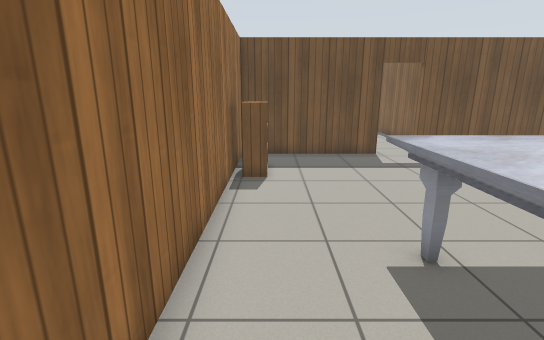
view 1 (above)

22 first-person views from a walk through a robot-simulator world made for Gazebo. The camera is 1.3 m above the floor, tilts 14° down and sees 85° across. Floor lines are 1 m apart. The floor is counted in squares, 0.5 m on a side. Each view is taken from the middle of a square. On the plan, view 1 faces up. The plan holds only what a view shows up to about 19 squares ahead; the rest is blank. The place goes on beyond the plan. The robots in the file are not drawn. Gazebo's built-in surfaces are drawn with simple patterns.

view 2
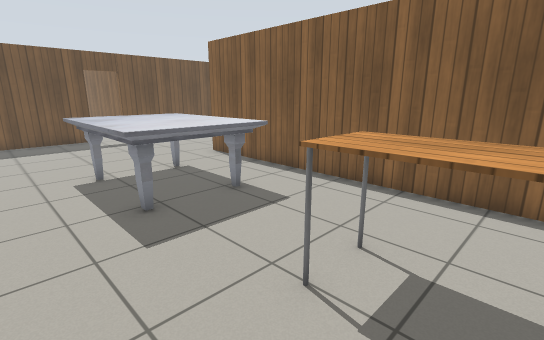

view 3
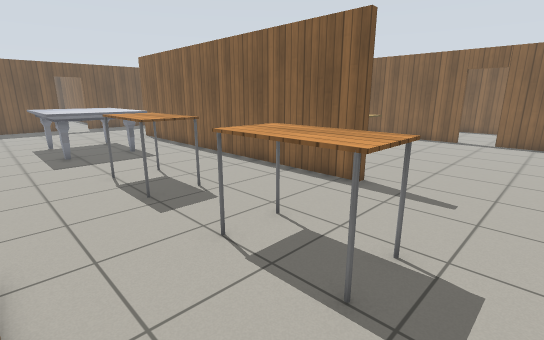

view 4
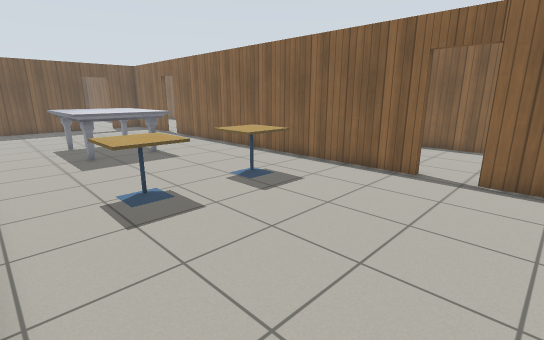

view 5
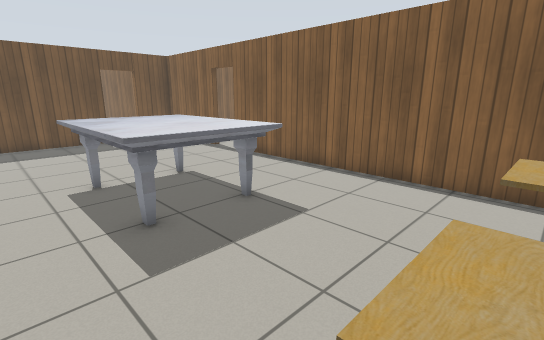

view 6
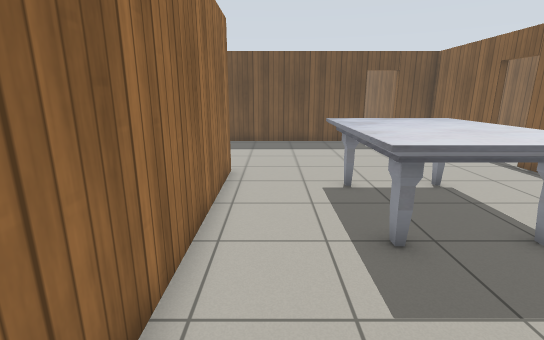

view 7
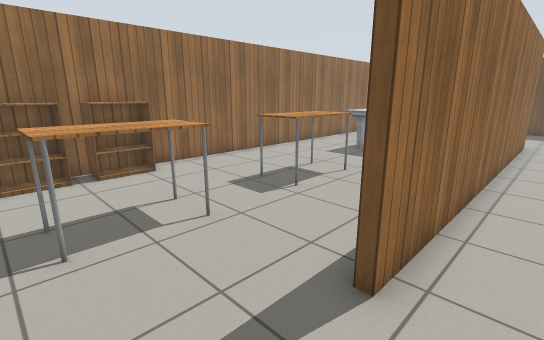

view 8
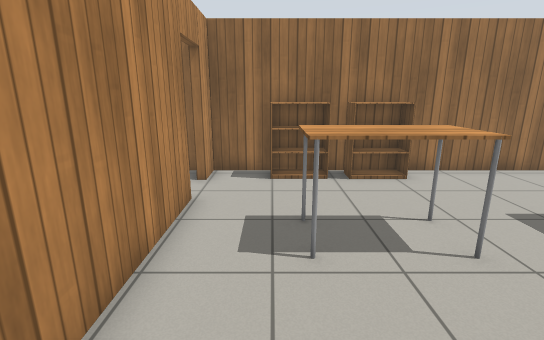

view 9
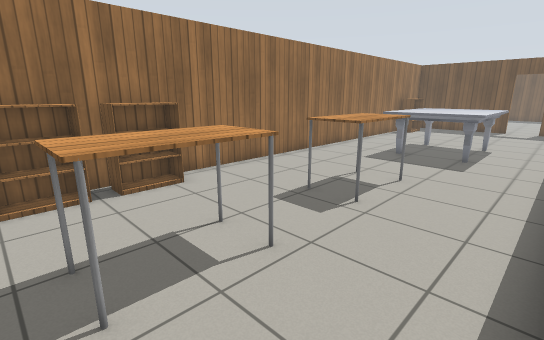

view 10
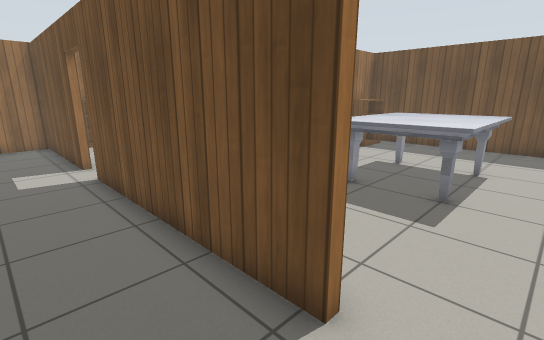

view 11
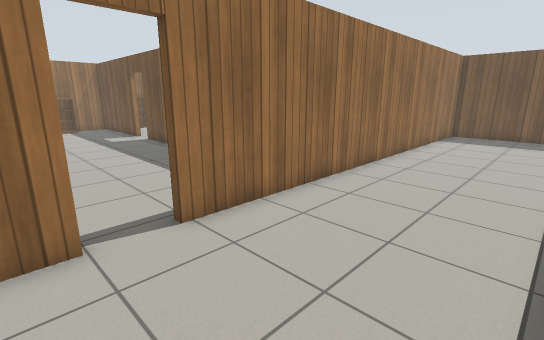

view 12
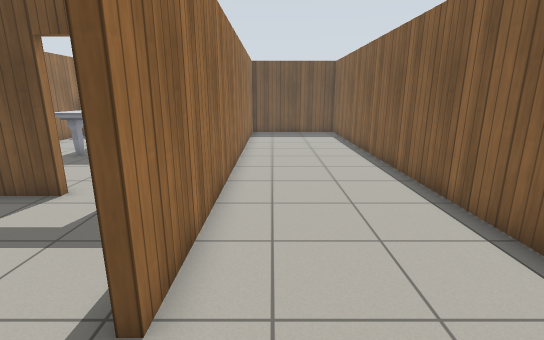

view 13
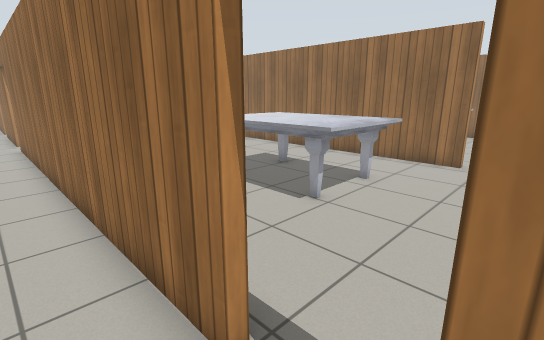

view 14
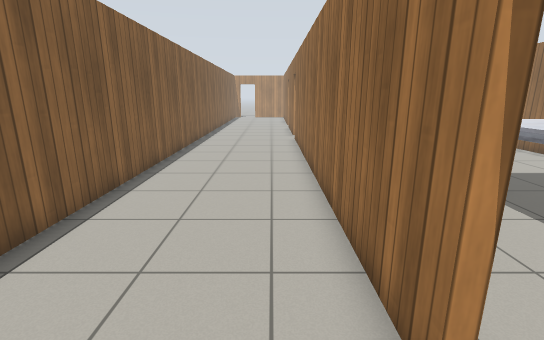

view 15
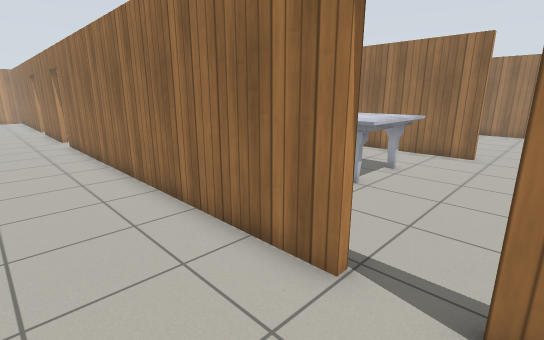

view 16
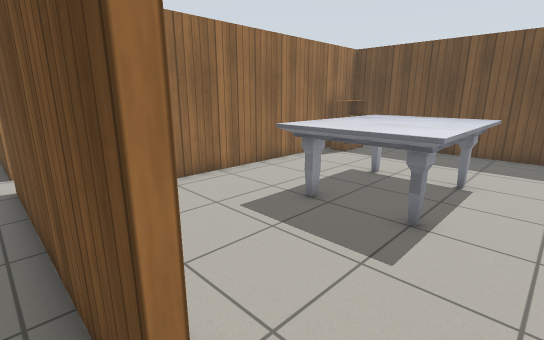

view 17
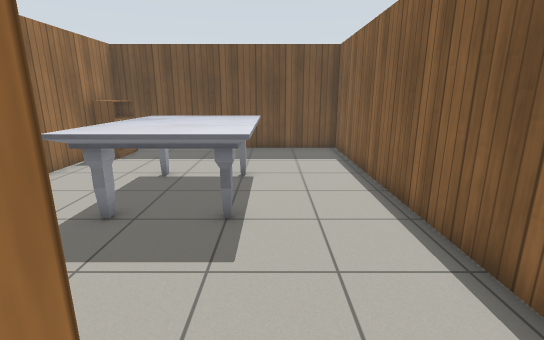

view 18
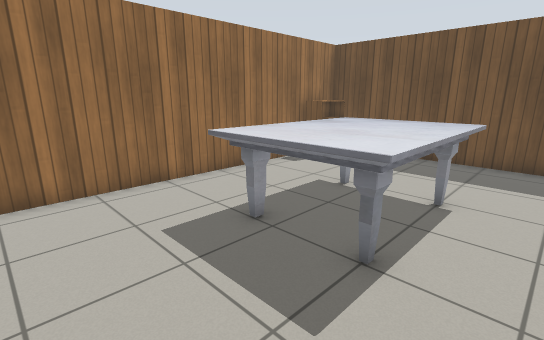

view 19
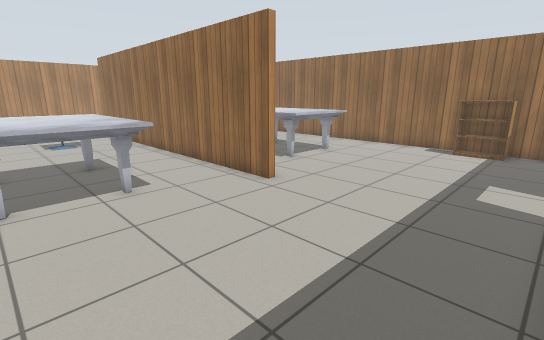

view 20
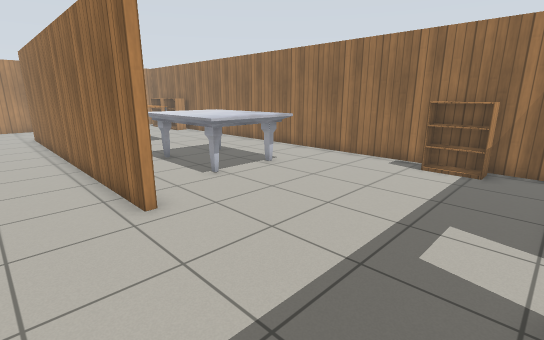

view 21
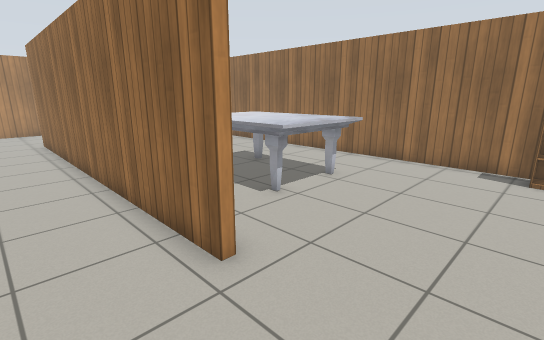

view 22
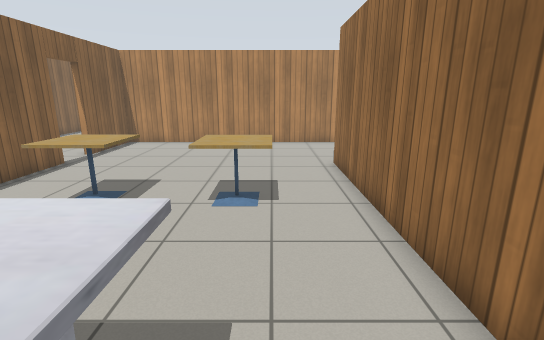

### Floor plan
Points are (right, up) in squares from view 1. A wall is a line through its corners. A room is listed if a view was taken in it or the views show most of it. See-through windows are left out.
Room 1 (views 1, 2, 3, 4, 5, 6, 7, 8, 9, 10, 16, 17, 19, 20, 21, 22)
walls: (8.5, 6.4) (8.5, -9.6) (8.2, -9.6) (8.2, 6.4) (8.5, 6.4); (19.3, 8.6) (19.3, 13.5) (17.1, 13.5); (19.3, -9.6) (19.3, 7); (4.9, 13.5) (-1.4, 13.5) (-1.4, 11.4); (15.5, 13.5) (6.5, 13.5); (-1.4, 9.6) (-1.4, -8.6); (1.6, -15.1) (19.3, -15.1) (19.3, -11.2); (-1.4, -13.4) (-1.4, -15.1) (-0.1, -15.1)
ways out: open door at (19.3, 7.7) to room 2; open door at (19.5, -10.5) to room 2; open door at (16.5, 14) to room 3; open door at (0.5, -15); open door at (5.5, 14)
objects: bookshelf (-1, -13) to (0, -11); bookshelf (-1, -10) to (0, -9); bookshelf (-1, 9) to (0, 11); marble table (2, 0) to (6, 5); table (3, -12) to (5, -9); table (3, -7) to (5, -4); cafe table (11, -6) to (13, -4); marble table (12, 0) to (15, 5); cafe table (15, -6) to (16, -4)
Room 2 (views 11, 12, 13, 14, 15)
walls: (19.6, 7) (19.6, -9.6); (25.5, 10.5) (25.5, 25.7); (25.5, -10.6) (25.5, 4.5); (19.6, -11.2) (19.6, -15.5); (24.1, 28.2) (19.6, 28.2) (19.6, 8.6)
ways out: open door at (19.3, 7.7) to room 1; open door at (19.5, -10.5) to room 1
Room 3 (view 18)
walls: (19.3, 16) (19.3, 28.2) (8.3, 28.2) (8.3, 15)
ways out: open door at (16.5, 14) to room 1
objects: bookshelf (9, 25) to (9, 27); marble table (12, 18) to (16, 23)

Positions as (right, up) in squares from view 1, and headings:
1: (0, 0), facing up
2: (0, -6), facing up-right
3: (0, -14), facing up-right
4: (9, -13), facing up-right
5: (10, -5), facing up-right
6: (10, -4), facing up
7: (10, -13), facing up-left
8: (9, -13), facing left
9: (8, -13), facing up-left
10: (17, 11), facing up-left
11: (25, 6), facing up-left
12: (21, 6), facing up
13: (21, 9), facing down-left
14: (21, 9), facing down
15: (23, 9), facing down-left
16: (17, 13), facing up-left
17: (16, 13), facing up
18: (17, 15), facing up-left
19: (15, 13), facing down-left
20: (11, 13), facing down-left
21: (11, 10), facing down-left
22: (11, 2), facing down
